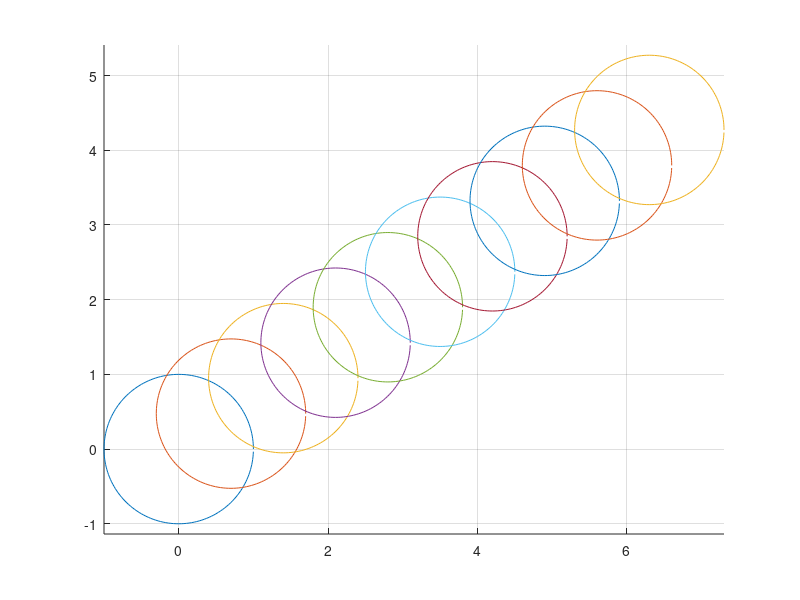

This figure's MATLAB source:
grid on
hold on
axis equal
t=[0,1,2,3,4,5,6,7,8,9];
p = linspace(0, 2*pi, 181);
p(end) = [];                 
for i=1:length(t)
    x =0.7*t(i)+ cos(p);
    y =0.4747*t(i)+ sin(p);     
    plot(x,y);
end